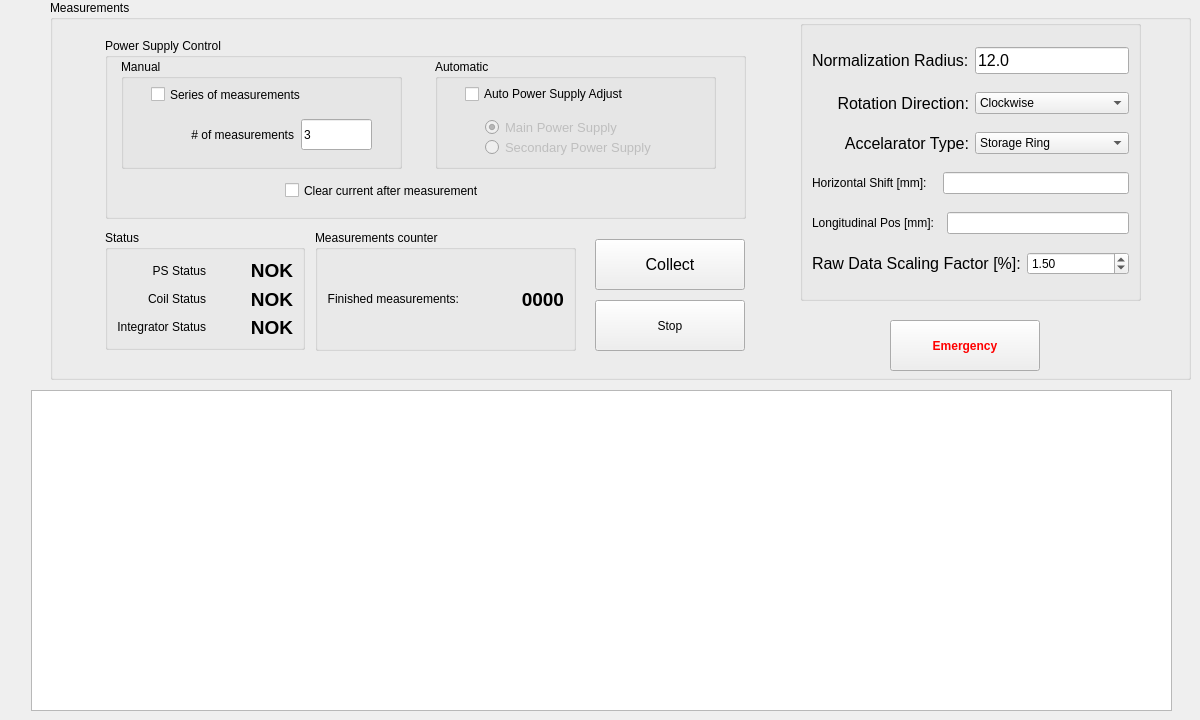
    <widget class="QWidget" name="tab_11">
     <attribute name="icon">
      <iconset resource="resource_file.qrc">
       <normaloff>:/Images/imagens/magnetic.PNG</normaloff>:/Images/imagens/magnetic.PNG</iconset>
     </attribute>
     <attribute name="title">
      <string>Measurements</string>
     </attribute>
     <widget class="QGroupBox" name="groupBox_16">
      <property name="geometry">
       <rect>
        <x>50</x>
        <y>0</y>
        <width>1141</width>
        <height>380</height>
       </rect>
      </property>
      <property name="title">
       <string>Measurements</string>
      </property>
      <widget class="QGroupBox" name="groupBox_10">
       <property name="geometry">
        <rect>
         <x>55</x>
         <y>230</y>
         <width>200</width>
         <height>120</height>
        </rect>
       </property>
       <property name="title">
        <string>Status</string>
       </property>
       <layout class="QGridLayout" name="gridLayout_10">
        <item row="0" column="0">
         <widget class="QLabel" name="label_129">
          <property name="text">
           <string>PS Status</string>
          </property>
          <property name="alignment">
           <set>Qt::AlignRight|Qt::AlignTrailing|Qt::AlignVCenter</set>
          </property>
         </widget>
        </item>
        <item row="0" column="1">
         <widget class="QLabel" name="lb_status_ps">
          <property name="font">
           <font>
            <pointsize>14</pointsize>
            <weight>75</weight>
            <bold>true</bold>
           </font>
          </property>
          <property name="layoutDirection">
           <enum>Qt::RightToLeft</enum>
          </property>
          <property name="text">
           <string>NOK</string>
          </property>
          <property name="alignment">
           <set>Qt::AlignRight|Qt::AlignTrailing|Qt::AlignVCenter</set>
          </property>
         </widget>
        </item>
        <item row="1" column="0">
         <widget class="QLabel" name="label_131">
          <property name="text">
           <string>Coil Status</string>
          </property>
          <property name="alignment">
           <set>Qt::AlignRight|Qt::AlignTrailing|Qt::AlignVCenter</set>
          </property>
         </widget>
        </item>
        <item row="1" column="1">
         <widget class="QLabel" name="lb_status_coil">
          <property name="font">
           <font>
            <pointsize>14</pointsize>
            <weight>75</weight>
            <bold>true</bold>
           </font>
          </property>
          <property name="layoutDirection">
           <enum>Qt::RightToLeft</enum>
          </property>
          <property name="text">
           <string>NOK</string>
          </property>
          <property name="alignment">
           <set>Qt::AlignRight|Qt::AlignTrailing|Qt::AlignVCenter</set>
          </property>
         </widget>
        </item>
        <item row="2" column="0">
         <widget class="QLabel" name="label_130">
          <property name="text">
           <string>Integrator Status</string>
          </property>
          <property name="alignment">
           <set>Qt::AlignRight|Qt::AlignTrailing|Qt::AlignVCenter</set>
          </property>
         </widget>
        </item>
        <item row="2" column="1">
         <widget class="QLabel" name="lb_status_integrator">
          <property name="font">
           <font>
            <pointsize>14</pointsize>
            <weight>75</weight>
            <bold>true</bold>
           </font>
          </property>
          <property name="layoutDirection">
           <enum>Qt::RightToLeft</enum>
          </property>
          <property name="text">
           <string>NOK</string>
          </property>
          <property name="alignment">
           <set>Qt::AlignRight|Qt::AlignTrailing|Qt::AlignVCenter</set>
          </property>
         </widget>
        </item>
       </layout>
      </widget>
      <widget class="QGroupBox" name="groupBox_22">
       <property name="geometry">
        <rect>
         <x>265</x>
         <y>230</y>
         <width>261</width>
         <height>121</height>
        </rect>
       </property>
       <property name="title">
        <string>Measurements counter</string>
       </property>
       <layout class="QGridLayout" name="gridLayout_12">
        <item row="0" column="0">
         <widget class="QLabel" name="label_139">
          <property name="text">
           <string>Finished measurements:</string>
          </property>
          <property name="alignment">
           <set>Qt::AlignRight|Qt::AlignTrailing|Qt::AlignVCenter</set>
          </property>
         </widget>
        </item>
        <item row="0" column="1">
         <widget class="QLabel" name="lb_meas_counter">
          <property name="font">
           <font>
            <pointsize>14</pointsize>
            <weight>75</weight>
            <bold>true</bold>
           </font>
          </property>
          <property name="layoutDirection">
           <enum>Qt::LeftToRight</enum>
          </property>
          <property name="text">
           <string>0000</string>
          </property>
          <property name="alignment">
           <set>Qt::AlignRight|Qt::AlignTrailing|Qt::AlignVCenter</set>
          </property>
         </widget>
        </item>
       </layout>
      </widget>
      <widget class="QGroupBox" name="groupBox_11">
       <property name="geometry">
        <rect>
         <x>55</x>
         <y>38</y>
         <width>641</width>
         <height>181</height>
        </rect>
       </property>
       <property name="title">
        <string>Power Supply Control</string>
       </property>
       <widget class="QGroupBox" name="groupBox_21">
        <property name="geometry">
         <rect>
          <x>16</x>
          <y>21</y>
          <width>281</width>
          <height>110</height>
         </rect>
        </property>
        <property name="title">
         <string>Manual</string>
        </property>
        <widget class="QLineEdit" name="le_n_collections">
         <property name="enabled">
          <bool>true</bool>
         </property>
         <property name="geometry">
          <rect>
           <x>180</x>
           <y>60</y>
           <width>71</width>
           <height>31</height>
          </rect>
         </property>
         <property name="text">
          <string>3</string>
         </property>
        </widget>
        <widget class="QLabel" name="label_22">
         <property name="enabled">
          <bool>true</bool>
         </property>
         <property name="geometry">
          <rect>
           <x>33</x>
           <y>60</y>
           <width>140</width>
           <height>31</height>
          </rect>
         </property>
         <property name="text">
          <string># of measurements</string>
         </property>
         <property name="alignment">
          <set>Qt::AlignRight|Qt::AlignTrailing|Qt::AlignVCenter</set>
         </property>
        </widget>
        <widget class="QCheckBox" name="chb_seriesofmeas">
         <property name="geometry">
          <rect>
           <x>30</x>
           <y>20</y>
           <width>190</width>
           <height>31</height>
          </rect>
         </property>
         <property name="text">
          <string>Series of measurements</string>
         </property>
        </widget>
       </widget>
       <widget class="QGroupBox" name="groupBox_20">
        <property name="geometry">
         <rect>
          <x>330</x>
          <y>21</y>
          <width>281</width>
          <height>110</height>
         </rect>
        </property>
        <property name="title">
         <string>Automatic</string>
        </property>
        <widget class="QCheckBox" name="chb_automatic_ps">
         <property name="enabled">
          <bool>true</bool>
         </property>
         <property name="geometry">
          <rect>
           <x>30</x>
           <y>20</y>
           <width>211</width>
           <height>30</height>
          </rect>
         </property>
         <property name="text">
          <string>Auto Power Supply Adjust</string>
         </property>
        </widget>
        <widget class="QRadioButton" name="rb_main_ps">
         <property name="enabled">
          <bool>false</bool>
         </property>
         <property name="geometry">
          <rect>
           <x>50</x>
           <y>60</y>
           <width>161</width>
           <height>17</height>
          </rect>
         </property>
         <property name="font">
          <font>
           <pointsize>10</pointsize>
          </font>
         </property>
         <property name="text">
          <string>Main Power Supply</string>
         </property>
         <property name="checked">
          <bool>true</bool>
         </property>
        </widget>
        <widget class="QRadioButton" name="rb_secondary_ps">
         <property name="enabled">
          <bool>false</bool>
         </property>
         <property name="geometry">
          <rect>
           <x>50</x>
           <y>80</y>
           <width>171</width>
           <height>17</height>
          </rect>
         </property>
         <property name="font">
          <font>
           <pointsize>10</pointsize>
          </font>
         </property>
         <property name="text">
          <string>Secondary Power Supply</string>
         </property>
        </widget>
       </widget>
       <widget class="QCheckBox" name="chb_clear_current">
        <property name="geometry">
         <rect>
          <x>180</x>
          <y>141</y>
          <width>261</width>
          <height>23</height>
         </rect>
        </property>
        <property name="text">
         <string>Clear current after measurement</string>
        </property>
        <property name="checked">
         <bool>false</bool>
        </property>
       </widget>
      </widget>
      <widget class="QGroupBox" name="groupBox_2">
       <property name="geometry">
        <rect>
         <x>750</x>
         <y>20</y>
         <width>341</width>
         <height>281</height>
        </rect>
       </property>
       <property name="title">
        <string/>
       </property>
       <property name="alignment">
        <set>Qt::AlignLeading|Qt::AlignLeft|Qt::AlignVCenter</set>
       </property>
       <layout class="QGridLayout" name="gridLayout_11">
        <item row="0" column="1">
         <widget class="QLineEdit" name="le_norm_radius">
          <property name="font">
           <font>
            <pointsize>12</pointsize>
           </font>
          </property>
          <property name="text">
           <string>12.0</string>
          </property>
         </widget>
        </item>
        <item row="0" column="0">
         <widget class="QLabel" name="label_175">
          <property name="font">
           <font>
            <pointsize>12</pointsize>
           </font>
          </property>
          <property name="text">
           <string>Normalization Radius:</string>
          </property>
         </widget>
        </item>
        <item row="1" column="1">
         <widget class="QComboBox" name="cb_coil_rotation_direction">
          <item>
           <property name="text">
            <string>Clockwise</string>
           </property>
          </item>
          <item>
           <property name="text">
            <string>CounterClockwise</string>
           </property>
          </item>
         </widget>
        </item>
        <item row="1" column="0">
         <widget class="QLabel" name="label_34">
          <property name="font">
           <font>
            <pointsize>12</pointsize>
           </font>
          </property>
          <property name="text">
           <string>Rotation Direction:</string>
          </property>
          <property name="alignment">
           <set>Qt::AlignRight|Qt::AlignTrailing|Qt::AlignVCenter</set>
          </property>
         </widget>
        </item>
        <item row="2" column="0">
         <widget class="QLabel" name="label_36">
          <property name="font">
           <font>
            <pointsize>12</pointsize>
           </font>
          </property>
          <property name="text">
           <string>Accelarator Type:</string>
          </property>
          <property name="alignment">
           <set>Qt::AlignRight|Qt::AlignTrailing|Qt::AlignVCenter</set>
          </property>
         </widget>
        </item>
        <item row="2" column="1">
         <widget class="QComboBox" name="cb_accelerator_type">
          <property name="currentIndex">
           <number>1</number>
          </property>
          <item>
           <property name="text">
            <string>Booster</string>
           </property>
          </item>
          <item>
           <property name="text">
            <string>Storage Ring</string>
           </property>
          </item>
         </widget>
        </item>
        <item row="4" column="0" colspan="2">
         <layout class="QHBoxLayout" name="horizontalLayout_7">
          <item>
           <widget class="QLabel" name="label_24">
            <property name="text">
             <string>Longitudinal Pos [mm]:  </string>
            </property>
           </widget>
          </item>
          <item>
           <widget class="QLineEdit" name="le_longitudinal_pos"/>
          </item>
         </layout>
        </item>
        <item row="3" column="0" colspan="2">
         <layout class="QHBoxLayout" name="horizontalLayout_8">
          <item>
           <widget class="QLabel" name="label_29">
            <property name="text">
             <string>Horizontal Shift [mm]:   </string>
            </property>
           </widget>
          </item>
          <item>
           <widget class="QLineEdit" name="le_shift_x"/>
          </item>
         </layout>
        </item>
        <item row="5" column="0" colspan="2">
         <layout class="QHBoxLayout" name="horizontalLayout_9">
          <item>
           <widget class="QLabel" name="label_31">
            <property name="font">
             <font>
              <pointsize>12</pointsize>
             </font>
            </property>
            <property name="text">
             <string>Raw Data Scaling Factor [%]:</string>
            </property>
           </widget>
          </item>
          <item>
           <widget class="QDoubleSpinBox" name="sb_rescaling">
            <property name="minimum">
             <double>-99.000000000000000</double>
            </property>
            <property name="value">
             <double>1.500000000000000</double>
            </property>
           </widget>
          </item>
         </layout>
        </item>
       </layout>
      </widget>
      <widget class="QPushButton" name="pb_start_meas">
       <property name="enabled">
        <bool>true</bool>
       </property>
       <property name="geometry">
        <rect>
         <x>545</x>
         <y>239</y>
         <width>150</width>
         <height>51</height>
        </rect>
       </property>
       <property name="font">
        <font>
         <pointsize>12</pointsize>
        </font>
       </property>
       <property name="cursor">
        <cursorShape>ArrowCursor</cursorShape>
       </property>
       <property name="text">
        <string>Collect</string>
       </property>
       <property name="icon">
        <iconset resource="resource_file.qrc">
         <normaloff>:/Images/imagens/play1.png</normaloff>:/Images/imagens/play1.png</iconset>
       </property>
       <property name="iconSize">
        <size>
         <width>30</width>
         <height>30</height>
        </size>
       </property>
      </widget>
      <widget class="QPushButton" name="pb_emergency6">
       <property name="geometry">
        <rect>
         <x>840</x>
         <y>320</y>
         <width>150</width>
         <height>51</height>
        </rect>
       </property>
       <property name="palette">
        <palette>
         <active>
          <colorrole role="ButtonText">
           <brush brushstyle="SolidPattern">
            <color alpha="255">
             <red>255</red>
             <green>0</green>
             <blue>0</blue>
            </color>
           </brush>
          </colorrole>
         </active>
         <inactive>
          <colorrole role="ButtonText">
           <brush brushstyle="SolidPattern">
            <color alpha="255">
             <red>255</red>
             <green>0</green>
             <blue>0</blue>
            </color>
           </brush>
          </colorrole>
         </inactive>
         <disabled>
          <colorrole role="ButtonText">
           <brush brushstyle="SolidPattern">
            <color alpha="255">
             <red>120</red>
             <green>120</green>
             <blue>120</blue>
            </color>
           </brush>
          </colorrole>
         </disabled>
        </palette>
       </property>
       <property name="font">
        <font>
         <weight>75</weight>
         <bold>true</bold>
        </font>
       </property>
       <property name="text">
        <string>Emergency</string>
       </property>
       <property name="icon">
        <iconset resource="resource_file.qrc">
         <normaloff>:/Images/imagens/emergency_icon_01.png</normaloff>:/Images/imagens/emergency_icon_01.png</iconset>
       </property>
       <property name="iconSize">
        <size>
         <width>35</width>
         <height>35</height>
        </size>
       </property>
      </widget>
      <widget class="QPushButton" name="pb_stop">
       <property name="geometry">
        <rect>
         <x>545</x>
         <y>300</y>
         <width>150</width>
         <height>51</height>
        </rect>
       </property>
       <property name="font">
        <font>
         <weight>50</weight>
         <bold>false</bold>
        </font>
       </property>
       <property name="text">
        <string>Stop</string>
       </property>
       <property name="icon">
        <iconset resource="resource_file.qrc">
         <normaloff>:/Images/imagens/stop.png</normaloff>:/Images/imagens/stop.png</iconset>
       </property>
       <property name="iconSize">
        <size>
         <width>35</width>
         <height>35</height>
        </size>
       </property>
      </widget>
     </widget>
     <widget class="PlotWidget" name="gv_rawcurves">
      <property name="geometry">
       <rect>
        <x>31</x>
        <y>390</y>
        <width>1141</width>
        <height>321</height>
       </rect>
      </property>
      <property name="backgroundBrush">
       <brush brushstyle="SolidPattern">
        <color alpha="255">
         <red>255</red>
         <green>255</green>
         <blue>255</blue>
        </color>
       </brush>
      </property>
     </widget>
    </widget>
